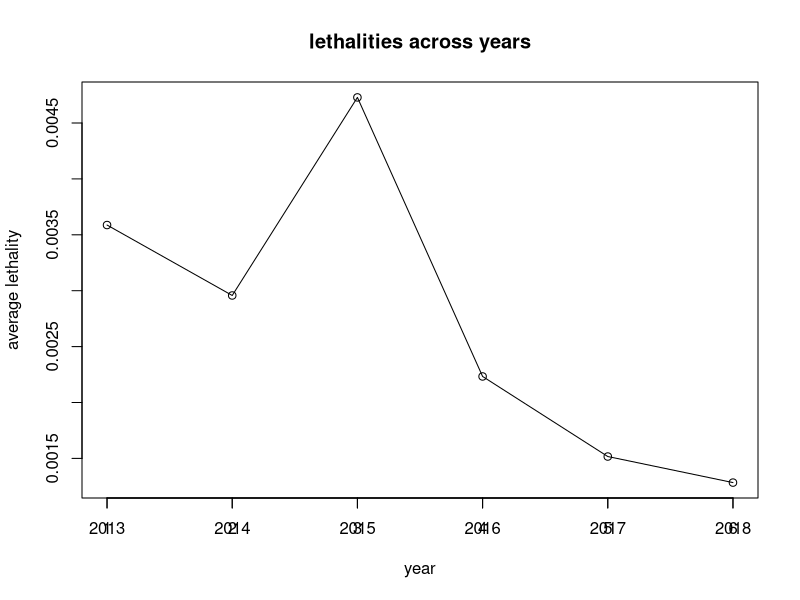
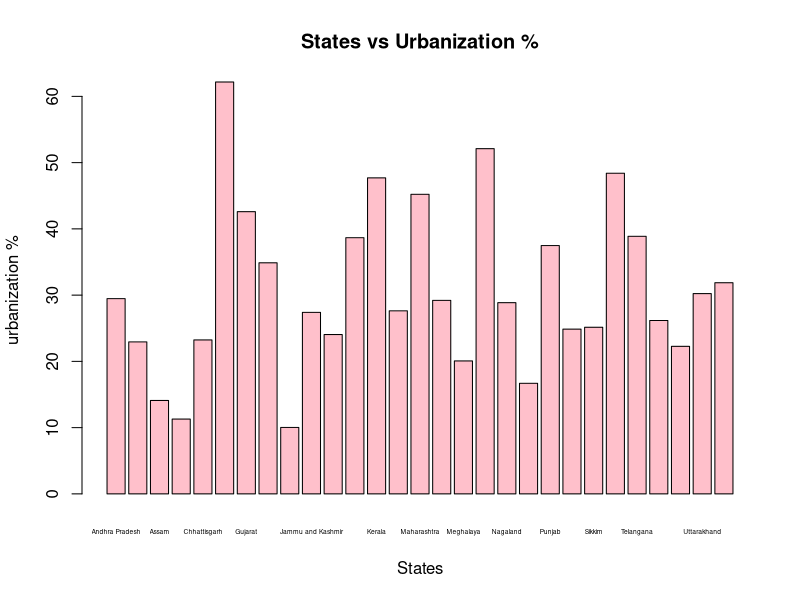
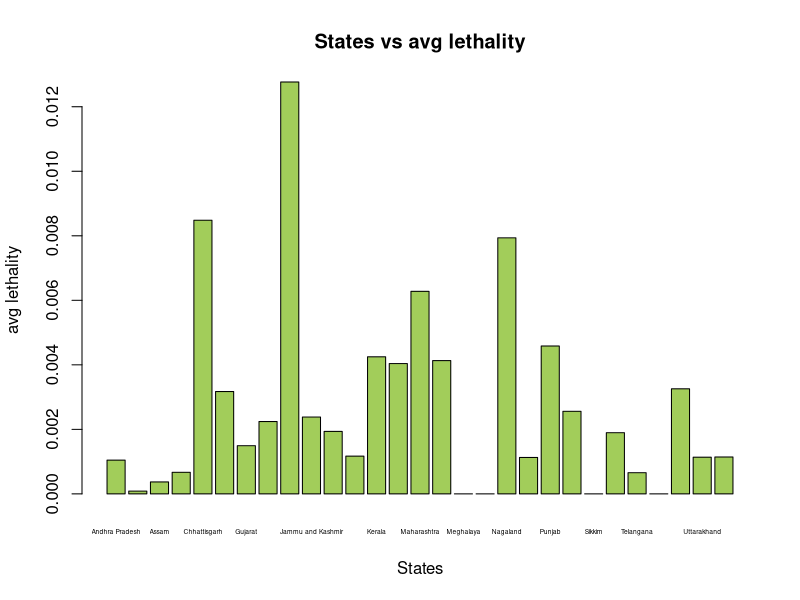

Reproduce these figures in R, in order.
#---DEPENDENCIES----------------------------------------------------------------

library("readxl") # to handle database
library("glue")   # to handle formatted strings
library("ggplot2")

#---2.2.1-----------------------------------------------------------------------

# accessing All data sheet from India Health Database
alldata <- readxl::read_excel("India_Health_Database.xlsx","All data")

# making lists of population data for further computation
pop11 <- alldata[,"Population 2011"]
pop18 <- alldata[,"Population 2018"]

# calculating difference in population b/w 2018 and 2011
pop_diff <- pop18 - pop11

# assuming a linear trend and equally spaced values of independent
# variable (year), the step change in population can be calculated
# by dividing the total difference with the distance b/w the two 
# values of independent variable (year) used
step_ <- pop_diff / 7 # 2018 -2011

# initiating results
results2_2_1 <- c(pop11) # population data 2011 already present

# adding columns corresponding to the extrapolated years to results
for (year in 2012:2017){
  n_step <- year - 2011 # number of steps to be added
  pop_year <- pop11 + n_step * step_ # calculating data for year
  results2_2_1 <- append(results2_2_1,pop_year)# appending to results
}
results2_2_1 <- append(results2_2_1,pop18) # appending population data of 2018

# converting list of list to a data frame
results2_2_1 <- data.frame(results2_2_1)
# changing column names
colnames(results2_2_1) <- c('2011','2012','2013','2014','2015','2016','2017','2018')

print("Extrapolated total population")
print(cbind(alldata$State,results2_2_1))

#---2.2.2-----------------------------------------------------------------------

# accessing vector borne diseases sheet from India Health Database (modified)
dengue_data <- readxl::read_excel("India_Health_Database.xlsx","Vector borne diseases")

# choosing alternate rows to get the Death columns
dd_deaths <- dengue_data[,seq_len(ncol(dengue_data)) %% 2 == 1]
# removing the states column
dd_deaths["States"] <- NULL
# choosing alternate rows to get the Death columns
dd_cases <- dengue_data[,seq_len(ncol(dengue_data)) %% 2 == 0]

# calculating lethality year - wise
dd_lethality <- dd_deaths / dd_cases

# when Deaths and Cases are 0 lethality is undefined, we will consider it as 0
dd_lethality[is.na(dd_lethality)] = 0

# calculating average lethality of each state over the years 
avg_lethality <- rowMeans(dd_lethality)
# appending lethality column
dd_lethality["avg lethality"] <- avg_lethality

print("average lethality of all states")
print(cbind(alldata$State,avg_lethality))

# adding states column to the front
dd_lethality <- cbind(dengue_data["States"],dd_lethality)
# correcting column names
colnames(dd_lethality) <- c("States",
                            "lethality 2013",
                            "lethality 2014",
                            "lethality 2015",
                            "lethality 2016",
                            "lethality 2017",
                            "lethality 2018(P)",
                            "avg. lethality")

# confidence intervals
print("Average lethality each year")
avg_lethality_yr <- colMeans(dd_lethality[2:7])
print(avg_lethality_yr)

# plotting avg lethality
plot(avg_lethality_yr,type = "o",xlab = "year",ylab = "average lethality",main = "lethalities across years")
axis(1, at = 1:6, labels=2013:2018)

# function to find confidence interval
ci <- function(col){
  mean_value <- mean(col)
  
  # Compute the size
  n <- length(col)
  
  # Find the standard deviation
  standard_deviation <- sd(col)
  
  # Find the standard error
  standard_error <- standard_deviation / sqrt(n)
  alpha = 0.317 # alpha threshold for CI +- SI since CI = 68.3 %
  degrees_of_freedom = n - 1
  t_score = qt(p = alpha/2, df = degrees_of_freedom,lower.tail = F)
  margin_error <- t_score * standard_error
  
  # Calculating lower bound and upper bound
  lower_bound <- mean_value - margin_error
  upper_bound <- mean_value + margin_error
  
  return(c(lower_bound,upper_bound)) # return CI
}

print("Confidence Intervals for each year : ")
ci_13 <- ci(dd_lethality$'lethality 2013')
ci_14 <- ci(dd_lethality$'lethality 2014')
ci_15 <- ci(dd_lethality$'lethality 2015')
ci_16 <- ci(dd_lethality$'lethality 2016')
ci_17 <- ci(dd_lethality$'lethality 2017')
ci_18 <- ci(dd_lethality$'lethality 2018(P)')
print("lethality 2013")
print(ci_13)

print("lethality 2014")
print(ci_14)

print("lethality 2015")
print(ci_15)

print("lethality 2016")
print(ci_16)

print("lethality 2017")
print(ci_17)

print("lethality 2018(P)")
print(ci_18)

print("Yes confidence intervals include avg values")

# in t-tests we can compare means of 2 but in AOV we can
# compare more than 2 variables

df <- data.frame(
  Year <- c(2013:2018),
  avg_leth <- c(avg_lethality_yr),
  stringsAsFactors = FALSE
)

onewaytest <- aov(Year~avg_leth,data = df)
print(summary(onewaytest))

# correlation b/w urbanization and lethality
urbanisation <- alldata$`Urban Population (%)` # urban population
leth <- dd_lethality$`avg. lethality`       # avg lethality across years
states <- dd_lethality$States

df <- data.frame(states,leth,urbanisation)

# state vs urbanization
barplot(df$urbanisation,
        names.arg = df$states,
        xlab = "States",
        ylab = "urbanization %",
        main = "States vs Urbanization %",
        cex.names = 0.4,
        col = c("pink")
)

# state vs avg lethality
barplot(df$leth,
        names.arg = df$states,
        xlab = "States",
        ylab = "avg lethality",
        main = "States vs avg lethality",
        cex.names = 0.4,
        col = c("darkolivegreen3")
)
print("correlatipon b/w urbanisation and avg. lethality : ")
print(cor(urbanisation,leth))

































